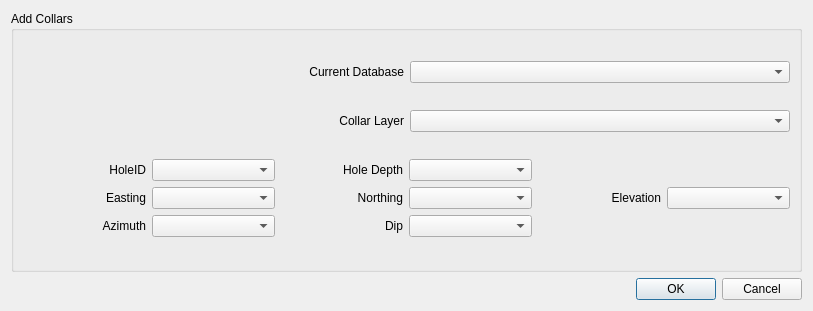
<?xml version="1.0" encoding="UTF-8"?>
<ui version="4.0">
 <class>desurveyHole_dialog</class>
 <widget class="QDialog" name="desurveyHole_dialog">
  <property name="geometry">
   <rect>
    <x>0</x>
    <y>0</y>
    <width>813</width>
    <height>311</height>
   </rect>
  </property>
  <property name="windowTitle">
   <string>Desurvey Hole</string>
  </property>
  <layout class="QVBoxLayout" name="verticalLayout">
   <item>
    <widget class="QGroupBox" name="groupCollar">
     <property name="title">
      <string>Add Collars</string>
     </property>
     <layout class="QVBoxLayout" name="verticalLayout_2">
      <item>
       <layout class="QHBoxLayout" name="horizontalLayout_2">
        <property name="topMargin">
         <number>0</number>
        </property>
        <item>
         <widget class="QLabel" name="label_2">
          <property name="text">
           <string>Current Database</string>
          </property>
          <property name="alignment">
           <set>Qt::AlignRight|Qt::AlignTrailing|Qt::AlignVCenter</set>
          </property>
         </widget>
        </item>
        <item>
         <widget class="QComboBox" name="cbCurrentDb"/>
        </item>
       </layout>
      </item>
      <item>
       <layout class="QHBoxLayout" name="horizontalLayout">
        <property name="topMargin">
         <number>0</number>
        </property>
        <item>
         <widget class="QLabel" name="label">
          <property name="text">
           <string>Collar Layer</string>
          </property>
          <property name="alignment">
           <set>Qt::AlignRight|Qt::AlignTrailing|Qt::AlignVCenter</set>
          </property>
         </widget>
        </item>
        <item>
         <widget class="QgsMapLayerComboBox" name="lbCollarLayer">
          <property name="showCrs">
           <bool>true</bool>
          </property>
         </widget>
        </item>
       </layout>
      </item>
      <item>
       <layout class="QGridLayout" name="gridLayout_3" columnstretch="0,0,0,0,0,0">
        <property name="topMargin">
         <number>0</number>
        </property>
        <item row="0" column="2">
         <widget class="QLabel" name="label_21">
          <property name="text">
           <string>Hole Depth</string>
          </property>
          <property name="alignment">
           <set>Qt::AlignRight|Qt::AlignTrailing|Qt::AlignVCenter</set>
          </property>
         </widget>
        </item>
        <item row="2" column="1">
         <widget class="QgsFieldComboBox" name="fbCollarAz">
          <property name="minimumSize">
           <size>
            <width>0</width>
            <height>0</height>
           </size>
          </property>
          <property name="currentIndex">
           <number>-1</number>
          </property>
          <property name="allowEmptyFieldName">
           <bool>true</bool>
          </property>
         </widget>
        </item>
        <item row="1" column="3">
         <widget class="QgsFieldComboBox" name="fbCollarNorth">
          <property name="minimumSize">
           <size>
            <width>0</width>
            <height>0</height>
           </size>
          </property>
         </widget>
        </item>
        <item row="1" column="2">
         <widget class="QLabel" name="label_9">
          <property name="text">
           <string>Northing</string>
          </property>
          <property name="alignment">
           <set>Qt::AlignRight|Qt::AlignTrailing|Qt::AlignVCenter</set>
          </property>
         </widget>
        </item>
        <item row="2" column="2">
         <widget class="QLabel" name="label_16">
          <property name="text">
           <string>Dip</string>
          </property>
          <property name="alignment">
           <set>Qt::AlignRight|Qt::AlignTrailing|Qt::AlignVCenter</set>
          </property>
         </widget>
        </item>
        <item row="1" column="1">
         <widget class="QgsFieldComboBox" name="fbCollarEast"/>
        </item>
        <item row="1" column="4">
         <widget class="QLabel" name="label_10">
          <property name="text">
           <string>Elevation</string>
          </property>
          <property name="alignment">
           <set>Qt::AlignRight|Qt::AlignTrailing|Qt::AlignVCenter</set>
          </property>
         </widget>
        </item>
        <item row="0" column="1">
         <widget class="QgsFieldComboBox" name="fbCollarId">
          <property name="minimumSize">
           <size>
            <width>0</width>
            <height>0</height>
           </size>
          </property>
          <property name="allowEmptyFieldName">
           <bool>false</bool>
          </property>
         </widget>
        </item>
        <item row="2" column="0">
         <widget class="QLabel" name="label_15">
          <property name="text">
           <string>Azimuth</string>
          </property>
          <property name="alignment">
           <set>Qt::AlignRight|Qt::AlignTrailing|Qt::AlignVCenter</set>
          </property>
         </widget>
        </item>
        <item row="0" column="0">
         <widget class="QLabel" name="label_7">
          <property name="minimumSize">
           <size>
            <width>0</width>
            <height>0</height>
           </size>
          </property>
          <property name="text">
           <string>HoleID</string>
          </property>
          <property name="alignment">
           <set>Qt::AlignRight|Qt::AlignTrailing|Qt::AlignVCenter</set>
          </property>
         </widget>
        </item>
        <item row="1" column="0">
         <widget class="QLabel" name="label_8">
          <property name="text">
           <string>Easting</string>
          </property>
          <property name="alignment">
           <set>Qt::AlignRight|Qt::AlignTrailing|Qt::AlignVCenter</set>
          </property>
         </widget>
        </item>
        <item row="1" column="5">
         <widget class="QgsFieldComboBox" name="fbCollarElev">
          <property name="minimumSize">
           <size>
            <width>0</width>
            <height>0</height>
           </size>
          </property>
         </widget>
        </item>
        <item row="2" column="3">
         <widget class="QgsFieldComboBox" name="fbCollarDip">
          <property name="currentIndex">
           <number>-1</number>
          </property>
          <property name="allowEmptyFieldName">
           <bool>true</bool>
          </property>
         </widget>
        </item>
        <item row="0" column="3">
         <widget class="QgsFieldComboBox" name="fbCollarDepth"/>
        </item>
       </layout>
      </item>
     </layout>
    </widget>
   </item>
   <item>
    <widget class="QDialogButtonBox" name="buttonBox">
     <property name="orientation">
      <enum>Qt::Horizontal</enum>
     </property>
     <property name="standardButtons">
      <set>QDialogButtonBox::Cancel|QDialogButtonBox::Ok</set>
     </property>
    </widget>
   </item>
  </layout>
 </widget>
 <customwidgets>
  <customwidget>
   <class>QgsFieldComboBox</class>
   <extends>QComboBox</extends>
   <header>qgsfieldcombobox.h</header>
  </customwidget>
  <customwidget>
   <class>QgsMapLayerComboBox</class>
   <extends>QComboBox</extends>
   <header>qgsmaplayercombobox.h</header>
  </customwidget>
 </customwidgets>
 <tabstops>
  <tabstop>lbCollarLayer</tabstop>
  <tabstop>fbCollarId</tabstop>
  <tabstop>fbCollarEast</tabstop>
  <tabstop>fbCollarNorth</tabstop>
  <tabstop>fbCollarElev</tabstop>
  <tabstop>fbCollarAz</tabstop>
  <tabstop>fbCollarDip</tabstop>
 </tabstops>
 <resources/>
 <connections>
  <connection>
   <sender>buttonBox</sender>
   <signal>accepted()</signal>
   <receiver>desurveyHole_dialog</receiver>
   <slot>accept()</slot>
   <hints>
    <hint type="sourcelabel">
     <x>248</x>
     <y>254</y>
    </hint>
    <hint type="destinationlabel">
     <x>157</x>
     <y>274</y>
    </hint>
   </hints>
  </connection>
  <connection>
   <sender>buttonBox</sender>
   <signal>rejected()</signal>
   <receiver>desurveyHole_dialog</receiver>
   <slot>reject()</slot>
   <hints>
    <hint type="sourcelabel">
     <x>316</x>
     <y>260</y>
    </hint>
    <hint type="destinationlabel">
     <x>286</x>
     <y>274</y>
    </hint>
   </hints>
  </connection>
 </connections>
</ui>
